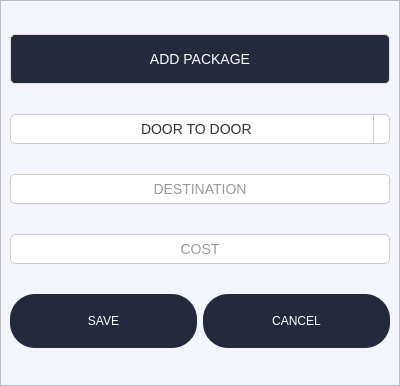
<?xml version="1.0" encoding="UTF-8"?>
<ui version="4.0">
 <class>Form</class>
 <widget class="QWidget" name="Form">
  <property name="geometry">
   <rect>
    <x>0</x>
    <y>0</y>
    <width>400</width>
    <height>386</height>
   </rect>
  </property>
  <property name="minimumSize">
   <size>
    <width>400</width>
    <height>386</height>
   </size>
  </property>
  <property name="maximumSize">
   <size>
    <width>400</width>
    <height>386</height>
   </size>
  </property>
  <property name="windowTitle">
   <string>Client Details</string>
  </property>
  <property name="styleSheet">
   <string notr="true">QLineEdit {
    background-color: #ffffff;
    border: 1px solid #cccccc;
    border-radius: 5px;
    padding: 5px;
    font-size: 14px;
    color: #333333;
}

QLineEdit:focus {
    border-color: #0078d7;
    outline: none;
}

QLineEdit::placeholder {
    color: #999999;
    font-style: italic;
}

/* For invalid input state */
QLineEdit[error=&quot;true&quot;] {
    border-color: #d9534f;
}

QFrame{

	background-color:#f4f5fc;


}
QWidget#Form{
background-color:#f4f5fc;


}

QComboBox {
    border: 1px solid #cccccc;
    border-radius: 5px;
    padding: 5px;
    background-color: #ffffff;
    color: #333333;
    font-family: &quot;Segoe UI&quot;, &quot;Arial&quot;, sans-serif;
    font-size: 14px;
}


QComboBox::drop-down {
    subcontrol-origin: padding;
    subcontrol-position: top right;
    width: 15px;
    border-left-width: 1px;
    border-left-color: #cccccc;
    border-left-style: solid;
    border-top-right-radius: 3px;
    border-bottom-right-radius: 3px;
}

QComboBox::down-arrow {
    image: url(:/icons/down-arrow.png); /* Ensure you have an appropriate icon */
}

QComboBox QAbstractItemView {
    border: 1px solid #cccccc;
    border-radius: 5px;
    background-color: #ffffff;
    selection-background-color: #24293e;
    selection-color: #ffffff;
    font-family: &quot;Segoe UI&quot;, &quot;Arial&quot;, sans-serif;
    font-size: 14px;
}
</string>
  </property>
  <layout class="QGridLayout" name="gridLayout">
   <property name="leftMargin">
    <number>0</number>
   </property>
   <property name="topMargin">
    <number>0</number>
   </property>
   <property name="rightMargin">
    <number>0</number>
   </property>
   <property name="bottomMargin">
    <number>0</number>
   </property>
   <property name="spacing">
    <number>0</number>
   </property>
   <item row="0" column="0">
    <widget class="QFrame" name="frame">
     <property name="minimumSize">
      <size>
       <width>0</width>
       <height>0</height>
      </size>
     </property>
     <property name="maximumSize">
      <size>
       <width>400</width>
       <height>386</height>
      </size>
     </property>
     <property name="styleSheet">
      <string notr="true"/>
     </property>
     <property name="frameShape">
      <enum>QFrame::StyledPanel</enum>
     </property>
     <property name="frameShadow">
      <enum>QFrame::Raised</enum>
     </property>
     <layout class="QVBoxLayout" name="verticalLayout">
      <item>
       <widget class="QLabel" name="label">
        <property name="minimumSize">
         <size>
          <width>380</width>
          <height>50</height>
         </size>
        </property>
        <property name="maximumSize">
         <size>
          <width>1000</width>
          <height>50</height>
         </size>
        </property>
        <property name="styleSheet">
         <string notr="true">QLabel {
    color: white;
    font-size: 14px;
    font-family: &quot;Segoe UI&quot;, &quot;Arial&quot;, sans-serif;
    padding: 5px;
    background: #24293e;
    border: 1px solid #dddddd;
    border-radius: 5px;
    text-align: center;
    qproperty-alignment: 'AlignCenter';
}

QLabel[warning=&quot;true&quot;] {
    color: #d9534f;
    background: #f2dede;
    border: 1px solid #ebccd1;
}

QLabel[success=&quot;true&quot;] {
    color: #3c763d;
    background: #dff0d8;
    border: 1px solid #d6e9c6;
}

QLabel[info=&quot;true&quot;] {
    color: #31708f;
    background: #d9edf7;
    border: 1px solid #bce8f1;
}
</string>
        </property>
        <property name="text">
         <string>ADD PACKAGE</string>
        </property>
        <property name="alignment">
         <set>Qt::AlignCenter</set>
        </property>
       </widget>
      </item>
      <item>
       <widget class="QComboBox" name="comboBox">
        <property name="styleSheet">
         <string notr="true">  QComboBox {
                padding-left: 130px;
            }
 QComboBox QAbstractItemView {
                text-align: center;
            }</string>
        </property>
        <item>
         <property name="text">
          <string>DOOR TO DOOR</string>
         </property>
        </item>
        <item>
         <property name="text">
          <string>BACK AND FOURTH</string>
         </property>
        </item>
       </widget>
      </item>
      <item>
       <widget class="QLineEdit" name="lineEdit">
        <property name="alignment">
         <set>Qt::AlignCenter</set>
        </property>
        <property name="placeholderText">
         <string>DESTINATION</string>
        </property>
       </widget>
      </item>
      <item>
       <widget class="QLineEdit" name="date">
        <property name="alignment">
         <set>Qt::AlignCenter</set>
        </property>
        <property name="placeholderText">
         <string>COST</string>
        </property>
       </widget>
      </item>
      <item>
       <layout class="QHBoxLayout" name="horizontalLayout_2">
        <property name="sizeConstraint">
         <enum>QLayout::SetDefaultConstraint</enum>
        </property>
        <item>
         <widget class="QPushButton" name="savebutton">
          <property name="styleSheet">
           <string notr="true">QPushButton{

border-radius: 25px;
color: white;
background-color: #24293e;
padding-top: 20px;
padding-bottom: 20px;






}</string>
          </property>
          <property name="text">
           <string>SAVE</string>
          </property>
         </widget>
        </item>
        <item>
         <widget class="QPushButton" name="cancelbutton">
          <property name="styleSheet">
           <string notr="true">QPushButton{

border-radius: 25px;
color: white;
background-color: #24293e;
padding-top: 20px;
padding-bottom: 20px;






}</string>
          </property>
          <property name="text">
           <string>CANCEL</string>
          </property>
         </widget>
        </item>
       </layout>
      </item>
     </layout>
    </widget>
   </item>
  </layout>
 </widget>
 <resources/>
 <connections/>
</ui>
